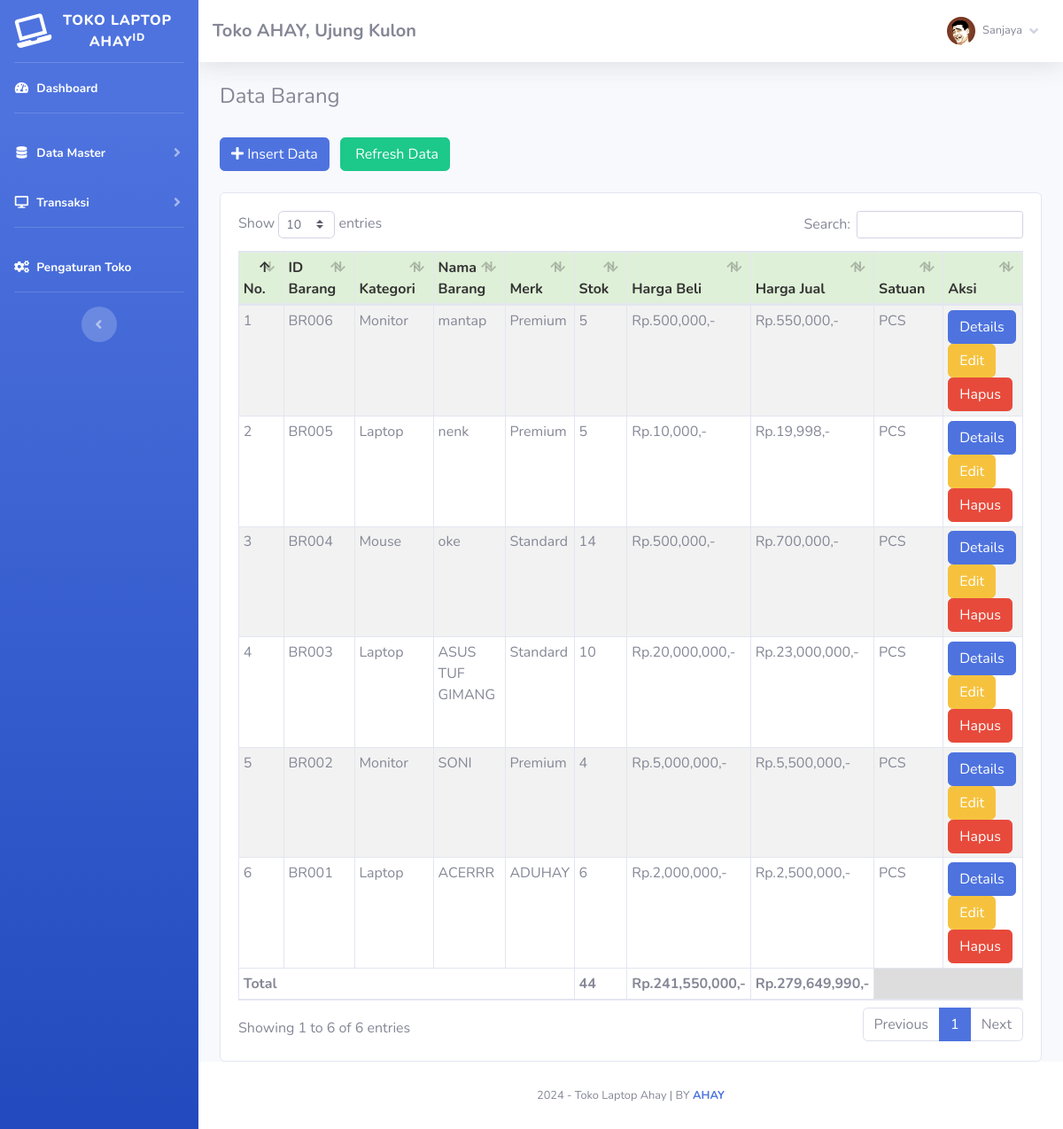
Screenshot of /index.php?page=barang (signed in) with the database file from the repository.
### tables this page shows
CREATE TABLE `toko` (
  `id_toko` int(11) NOT NULL,
  `nama_toko` varchar(255) NOT NULL,
  `alamat_toko` text NOT NULL,
  `tlp` varchar(255) NOT NULL,
  `nama_pemilik` varchar(255) NOT NULL
);

CREATE TABLE `member` (
  `id_member` int(11) NOT NULL,
  `nm_member` varchar(255) NOT NULL,
  `alamat_member` text NOT NULL,
  `telepon` varchar(255) NOT NULL,
  `email` varchar(255) NOT NULL,
  `gambar` text NOT NULL,
  `NIK` text NOT NULL
);

CREATE TABLE `barang` (
  `id` int(11) NOT NULL,
  `id_barang` varchar(255) NOT NULL,
  `id_kategori` int(11) NOT NULL,
  `nama_barang` text NOT NULL,
  `merk` varchar(255) NOT NULL,
  `harga_beli` varchar(255) NOT NULL,
  `harga_jual` varchar(255) NOT NULL,
  `satuan_barang` varchar(255) NOT NULL,
  `stok` text NOT NULL,
  `tgl_input` varchar(255) NOT NULL,
  `tgl_update` varchar(255) DEFAULT NULL
);

CREATE TABLE `kategori` (
  `id_kategori` int(11) NOT NULL,
  `nama_kategori` varchar(255) NOT NULL,
  `tgl_input` varchar(255) NOT NULL
);

### fungsi/view/view.php (called while the page is built, shortened)
<?php
class view
{
    protected $db;
    public function __construct($db)
    {
        $this->db = $db;
    }
    public function member_edit($id)
    {
        $sql = "select member.*, login.*
                from member inner join login on member.id_member = login.id_member
                where member.id_member= ?";
        $row = $this-> db -> prepare($sql);
        $row -> execute(array($id));
        $hasil = $row -> fetch();
        return $hasil;
    }
    public function toko()
    {
        $sql = "select*from toko where id_toko='1'";
        $row = $this-> db -> prepare($sql);
        $row -> execute();
        $hasil = $row -> fetch();
        return $hasil;
    }
    public function barang()
    {
        $sql = "select barang.*, kategori.id_kategori, kategori.nama_kategori
                from barang inner join kategori on barang.id_kategori = kategori.id_kategori
                ORDER BY id DESC";
        $row = $this-> db -> prepare($sql);
        $row -> execute();
        $hasil = $row -> fetchAll();
        return $hasil;
    }
}

### admin/module/barang/index.php (the view, shortened to what this page needs)
   <h4>Data Barang</h4>
   <br />
   <button type="button" class="btn btn-primary btn-md mr-2" data-toggle="modal" data-target="#myModal">
       <i class="fa fa-plus"></i> Insert Data</button>
   <a href="index.php?page=barang" class="btn btn-success btn-md">
       <i class="fa fa-refresh"></i> Refresh Data</a>
   <br />
   <div class="card card-body">
       <div class="table-responsive">
           <table class="table table-bordered table-striped table-sm" id="example1">
               <thead>
                   <tr style="background:#DFF0D8;color:#333;">
                       <th>No.</th>
                       <th>ID Barang</th>
                       <th>Kategori</th>
                       <th>Nama Barang</th>
                       <th>Merk</th>
                       <th>Stok</th>
                       <th>Harga Beli</th>
                       <th>Harga Jual</th>
                       <th>Satuan</th>
                       <th>Aksi</th>
                   </tr>
               </thead>
               <tbody>
                   <?php
	$totalBeli = 0;
	$totalJual = 0;
	$totalStok = 0;
	if($_GET['stok'] == 'yes')
	{
		$hasil = $lihat -> barang_stok();
	}else{
		$hasil = $lihat -> barang();
	}
	$no=1;
	foreach($hasil as $isi) {
?>
                   <tr>
                       <td><?php echo $no;?></td>
                       <td><?php echo $isi['id_barang'];?></td>
                       <td><?php echo $isi['nama_kategori'];?></td>
                       <td><?php echo $isi['nama_barang'];?></td>
                       <td><?php echo $isi['merk'];?></td>
                       <td>
                           <?php if($isi['stok'] == '0'){?>
                           <button class="btn btn-danger"> Habis</button>
                           <?php }else{?>
                           <?php echo $isi['stok'];?>
                           <?php }?>
                       </td>
                       <td>Rp.<?php echo number_format($isi['harga_beli']);?>,-</td>
                       <td>Rp.<?php echo number_format($isi['harga_jual']);?>,-</td>
                       <td> <?php echo $isi['satuan_barang'];?></td>
                       <td>
                           <?php if($isi['stok'] <=  '3'){?>
                           <form method="POST" action="fungsi/edit/edit.php?stok=edit">
                               <input type="text" name="restok" class="form-control">
                               <input type="hidden" name="id" value="<?php echo $isi['id_barang'];?>"
                                   class="form-control">
                               <button class="btn btn-primary btn-sm">
                                   Restok
                               </button>
                               <a href="fungsi/hapus/hapus.php?barang=hapus&id=<?php echo $isi['id_barang'];?>"
                                   onclick="javascript:return confirm('Hapus Data barang ?');">
                                   <button class="btn btn-danger btn-sm">Hapus</button></a>
                           </form>
                           <?php }else{?>
                           <a href="index.php?page=barang/details&barang=<?php echo $isi['id_barang'];?>"><button
                                   class="btn btn-primary btn-xs">Details</button></a>
                           <a href="index.php?page=barang/edit&barang=<?php echo $isi['id_barang'];?>"><button
                                   class="btn btn-warning btn-xs">Edit</button></a>
                           <a href="fungsi/hapus/hapus.php?barang=hapus&id=<?php echo $isi['id_barang'];?>"
                               onclick="javascript:return confirm('Hapus Data barang ?');"><button
                                   class="btn btn-danger btn-xs">Hapus</button></a>
                           <?php }?>
                   </tr>
                   <?php
		$no++;
		$totalBeli += $isi['harga_beli'] * $isi['stok'];
		$totalJual += $isi['harga_jual'] * $isi['stok'];
		$totalStok += $isi['stok'];
	}
?>
               </tbody>
               <tfoot>
                   <tr>
                       <th colspan="5">Total </td>
                       <th><?php echo $totalStok;?></td>
                       <th>Rp.<?php echo number_format($totalBeli);?>,-</td>
                       <th>Rp.<?php echo number_format($totalJual);?>,-</td>
                       <th colspan="2" style="background:#ddd"></th>
                   </tr>
               </tfoot>
           </table>
       </div>
   </div>

### index.php (shortened to what this page needs)
<?php
	if(!empty($_SESSION['admin'])){
		require 'config.php';
		$lihat = new view($config);
		$toko = $lihat -> toko();
			include 'admin/template/header.php';
			include 'admin/template/sidebar.php';
				if(!empty($_GET['page'])){
					include 'admin/module/'.$_GET['page'].'/index.php';
				}else{
					include 'admin/template/home.php';
				}
			include 'admin/template/footer.php';
	}else{
		echo '<script>window.location="login.php";</script>';
		exit;
	}
?>

### admin/template/header.php (shortened to what this page needs)
<!DOCTYPE html>
<html lang="en">
<head>
    <link href="sb-admin/vendor/fontawesome-free/css/all.min.css" rel="stylesheet" type="text/css">
    <link href="sb-admin/css/sb-admin-2.min.css" rel="stylesheet">
    <link rel="stylesheet" href="sb-admin/vendor/datatables/dataTables.bootstrap4.css" />
</head>
<body id="page-top">
    <div id="wrapper">

### admin/template/sidebar.php (shortened to what this page needs)
<?php
$id = $_SESSION['admin']['id_member'];
$hasil_profil = $lihat->member_edit($id);
?>
<ul class="navbar-nav bg-gradient-primary sidebar sidebar-dark accordion" id="accordionSidebar">
    <a class="sidebar-brand d-flex align-items-center justify-content-center" href="index.php">
        <div class="sidebar-brand-icon rotate-n-15">
            <i class="fas fa-laptop"></i>
        </div>
        <div class="sidebar-brand-text mx-1">Toko Laptop Ahay<sup>id</sup></div>
    </a>
    <hr class="sidebar-divider my-0">
    <li class="nav-item active">
        <a class="nav-link" href="index.php">
            <i class="fas fa-fw fa-tachometer-alt"></i>
            <span>Dashboard</span></a>
    </li>
    <hr class="sidebar-divider">
    <li class="nav-item active">
        <a class="nav-link collapsed" href="#" data-toggle="collapse" data-target="#collapseTwo" aria-expanded="true"
            aria-controls="collapseTwo">
            <i class="fas fa-fw fa-database"></i>
            <span>Data Master</span>
        </a>
    </li>
    <li class="nav-item active">
        <a class="nav-link collapsed" href="#" data-toggle="collapse" data-target="#collapse3" aria-expanded="true"
            aria-controls="collapse3">
            <i class="fas fa-fw fa-desktop"></i>
            <span>Transaksi</span>
        </a>
    </li>
    <hr class="sidebar-divider">
    <li class="nav-item active">
        <a class="nav-link" href="index.php?page=pengaturan">
            <i class="fas fa-fw fa-cogs"></i>
            <span>Pengaturan Toko</span></a>
    </li>
    <hr class="sidebar-divider d-none d-md-block">
    <div class="text-center d-none d-md-inline">
        <button class="rounded-circle border-0" id="sidebarToggle"></button>
    </div>
</ul>
<div id="content-wrapper" class="d-flex flex-column">
    <div id="content">
        <nav class="navbar navbar-expand navbar-light bg-white topbar mb-4 static-top shadow">
            <h5 class="d-lg-block d-none mt-2"><b><?php echo $toko['nama_toko']; ?>,
                    <?php echo $toko['alamat_toko']; ?></b></h5>
            <ul class="navbar-nav ml-auto">
                <li class="nav-item dropdown no-arrow">
                    <a class="nav-link dropdown-toggle" href="#" id="userDropdown" role="button" data-toggle="dropdown"
                        aria-haspopup="true" aria-expanded="false">
                        <img class="img-profile rounded-circle"
                            src="assets/img/user/<?php echo $hasil_profil['gambar']; ?>">
                        <span
                            class="mr-2 d-none d-lg-inline text-gray-600 small ml-2"><?php echo $hasil_profil['nm_member']; ?></span>
                        <i class="fas fa-angle-down"></i>
                    </a>
                </li>
            </ul>
        </nav>
        <div class="container-fluid">

### admin/template/footer.php (shortened to what this page needs)
</div>
</div>
<footer class="sticky-footer bg-white">
    <div class="container my-auto">
        <div class="copyright text-center my-auto">
            <span>
                <?php echo date('Y'); ?> - Toko Laptop Ahay |
                BY <b><a href="https://www.instagram.com/eric_snjy" target="_blank">AHAY</a></b>
            </span>
        </div>
    </div>
</footer>
</div>
</div>
</body>
</html>

### rows the page displays
toko: nama_toko "Toko AHAY", alamat_toko "Ujung Kulon"
barang: id_barang "BR006", id_kategori.nama_kategori "Monitor", nama_barang "mantap", merk "Premium", stok "5", harga_beli "500,000", harga_jual "550,000", satuan_barang "PCS"
barang: id_barang "BR005", id_kategori.nama_kategori "Laptop", nama_barang "nenk", merk "Premium", stok "5", harga_beli "10,000", harga_jual "19,998", satuan_barang "PCS"
barang: id_barang "BR004", id_kategori.nama_kategori "Mouse", nama_barang "oke", merk "Standard", stok "14", harga_beli "500,000", harga_jual "700,000", satuan_barang "PCS"
barang: id_barang "BR003", id_kategori.nama_kategori "Laptop", nama_barang "ASUS TUF GIMANG", merk "Standard", stok "10", harga_beli "20,000,000", harga_jual "23,000,000", satuan_barang "PCS"
barang: id_barang "BR002", id_kategori.nama_kategori "Monitor", nama_barang "SONI", merk "Premium", stok "4", harga_beli "5,000,000", harga_jual "5,500,000", satuan_barang "PCS"
barang: id_barang "BR001", id_kategori.nama_kategori "Laptop", nama_barang "ACERRR", merk "ADUHAY", stok "6", harga_beli "2,000,000", harga_jual "2,500,000", satuan_barang "PCS"

### other values shown
$hasil_profil['nm_member'] "Sanjaya"
$totalStok "44"
$totalBeli "241,550,000"
$totalJual "279,649,990"
